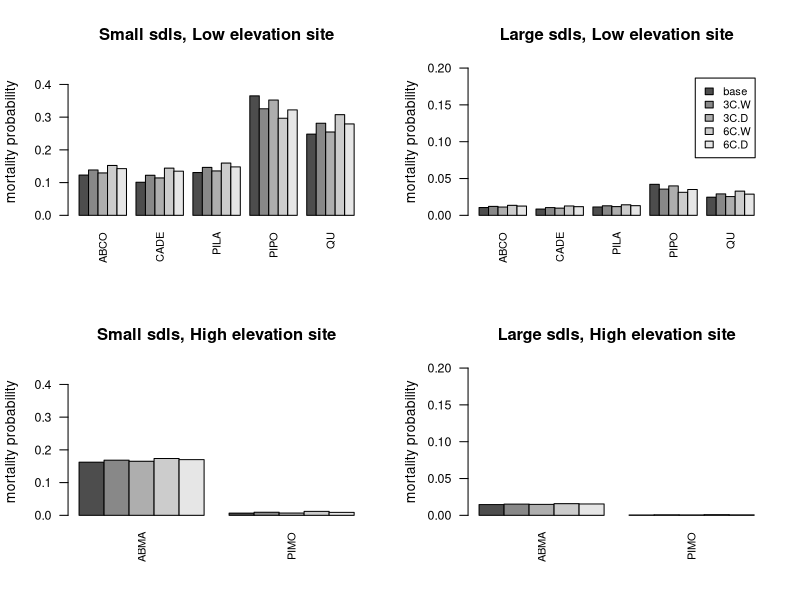

The R source for this figure:
###Projection of mortality rates under future climate conditions

allplots <- c('YOHOPIPO','BBBPIPO','CCRPIPO','CRCRPIPO','FFS7CONTROL','FFS6BURN','FFS5BURN','SU','FRPIJE','FFS2BURN','LMCC','LOTHAR','LOGSEGI','UPTHAR','LOLOG','UPLOG','LOGPIJE','SFTRABMA','WTABMA','POFLABMA','PGABMA','EMSLOPE','EMRIDGE')

nplots <- length(allplots)

years <- seq(1999,2008,by=1)

#####Logit function
inv.logit <- function(x){
	a <- exp(x)/(1+exp(x))
}

######Long-term climate data
bframe6 <- data.frame(read.table("climate_data_long.txt",header=T))
basin <- c(27,0,1,3,10,9,8,21,11,7,13,17,15,25,16,24,14,20,26,19,18,6,4) 


##Average climate by plot
est.yrs <- seq(1976,2013,by=1)
for(p in 1:nplots){
	q <- which(bframe6[,3]==basin[p])
	if(length(q)>0){
	clim.temp <- bframe6[q,]
	Plt <- rep(p,length(est.yrs))
	precip.all <- numeric(0); JulMax.all <- numeric(0)
	JanMin.all <- numeric(0); AvTemp.all <- numeric(0)
	snow.all <- numeric(0); CWD.all <- numeric(0)
	for(t in est.yrs){
		precip.all <- c(precip.all,sum(clim.temp[which(clim.temp[,1]==t),4]))
		snow.all <- c(snow.all,sum(clim.temp[which(clim.temp[,1]==t),9]))
		CWD.all <- c(CWD.all,sum(clim.temp[which(clim.temp[,1]==t),15]))
		JulMax.all <- c(JulMax.all,clim.temp[which(clim.temp[,1]==t & clim.temp[,2]==10),6])
		JanMin.all <- c(JanMin.all,clim.temp[which(clim.temp[,1]==t & clim.temp[,2]==4),7])
		AvTemp.all <- c(AvTemp.all,mean(clim.temp[which(clim.temp[,1]==t),8]))
	}
	
	plot.clim <- cbind(precip.all,JulMax.all,JanMin.all,AvTemp.all,snow.all,CWD.all)
	mn.plot.clim <- apply(plot.clim,2,mean)
	
	if(p==1) {
		Climate.all <- cbind(Plt,est.yrs,plot.clim)
		Climate.mean <- c(p,mn.plot.clim)
		}
	if(p>1) {
		Climate.all <- rbind(Climate.all,cbind(Plt,est.yrs,plot.clim))
		Climate.mean <- rbind(Climate.mean,c(p,mn.plot.clim))
		}
	}
}

rownames(Climate.mean) <- allplots

###Species-level mean climatic variables
ABCO.JMx <- mean(Climate.mean[c(1:17),3])/10
ABMA.JMx <- mean(Climate.mean[c(8,10:11,13,15:21,23),3])/10
CADE.JMx <- mean(Climate.mean[c(1:10,15:16),3])/10
PILA.JMx <- mean(Climate.mean[c(1:17),3])/10
PIMO.JMx <- mean(Climate.mean[c(9,19,22:23),3])/10
PIPO.JMx <- mean(Climate.mean[c(1:4,6),3])/10
QU.JMx <- mean(Climate.mean[c(1:4,6,8:9,16),3])/10
SEGI.JMx <- mean(Climate.mean[c(11,13,15),3])/10

Spp.JMx <- c(ABCO.JMx,ABMA.JMx,CADE.JMx,PILA.JMx,PIMO.JMx,PIPO.JMx,QU.JMx,SEGI.JMx)

ABCO.P <- mean(Climate.mean[c(1:17),1])/1000
ABMA.P <- mean(Climate.mean[c(8,10:11,13,15:21,23),1])/1000
CADE.P <- mean(Climate.mean[c(1:10,15:16),1])/1000
PILA.P <- mean(Climate.mean[c(1:17),1])/1000
PIMO.P <- mean(Climate.mean[c(9,19,22:23),1])/1000
PIPO.P <- mean(Climate.mean[c(1:4,6),1])/1000
QU.P <- mean(Climate.mean[c(1:4,6,8:9,16),1])/1000
SEGI.P <- mean(Climate.mean[c(11,13,15),1])/1000

Spp.P <- c(ABCO.P,ABMA.P,CADE.P,PILA.P,PIMO.P,PIPO.P,QU.P,SEGI.P)

##CRCRPIPO
C.JMx.30 <- 2.83
C.JMx.S12 <- 3.13 #3 degrees hotter
C.JMx.S34 <- 3.43 #6 degrees hotter
C.JMxD.S12 <- C.JMx.S12-C.JMx.30
C.JMxD.S34 <- C.JMx.S34-C.JMx.30

C.P.30 <- 0.992
C.P.S13 <- 0.794 #20% lower precip
C.P.S24 <- 1.389 #40% higher precip
C.PD.S13 <- C.P.S13-C.P.30
C.PD.S24 <- C.P.S24-C.P.30

##EMRIDGE
E.JMx.30 <- 1.73
E.JMx.S12 <- 2.03 #3 degrees hotter
E.JMx.S34 <- 2.33 #6 degrees hotter
E.JMxD.S12 <- E.JMx.S12-E.JMx.30
E.JMxD.S34 <- E.JMx.S34-E.JMx.30

E.P.30 <- 1.356
E.P.S13 <- 1.085 #20% lower precip
E.P.S24 <- 1.898 #40% higher precip
E.PD.S13 <- E.P.S13-E.P.30
E.PD.S24 <- E.P.S24-E.P.30

###Species
Spp <- c("ABCO","ABMA","CADE","PILA","PIMO","PIPO","QU","SEGI")
nspp <- length(Spp)

#####Logit function
inv.logit <- function(x){
	a <- exp(x)/(1+exp(x))
}

#######Survival, small/lg seedlings, 0.2 m2 BA, no fire
IS.beta <- c(4.09,-2.3,-0.83,0.27) #intercept, size
Spp.beta <- c(0.19,-0.24,0.46,0.09,2.51,-1.08,-0.8,0.74) #ABCO,ABMA,CADE,PILA,PIMO,PIPO,QU,SEGI
fire.beta <- c(-1.15,-0.91,-0.05,-4.35,-0.98,-0.75,-5.7,-3.47,-0.16)
MnJmx.D.Beta<-c(-0.37,-0.12,-0.63,-0.34,-0.83,0.45,-0.42,-0.14)# ABCO,ABMA,CADE,PILA,PIMO,PIPO,QU,SEGI;
P.D.Beta<-c(0.13,0.03,0.13,0.15,0.37,-0.2,0.23,0.34) #P.D: ABCO,ABMA,CADE,PILA,PIMO,PIPO,QU,SEGI;
BA.Beta<- -0.03

############All species

### CRCRPIPO, Small seedlings, 30 yr av., 4 change scenarios
Surv.C.S <- matrix(0,5,nspp)
 for(s in 1:nspp){
  Surv.C.S[1,s]<- inv.logit(IS.beta[1]+IS.beta[2] +Spp.beta[s]+MnJmx.D.Beta[s]*(C.JMx.30-Spp.JMx[s])+P.D.Beta[s]*(C.P.30-Spp.P[s])+BA.Beta*0.2)
  Surv.C.S[2,s]<- inv.logit(IS.beta[1]+IS.beta[2] +Spp.beta[s]+MnJmx.D.Beta[s]*(C.JMx.S12-Spp.JMx[s])+P.D.Beta[s]*(C.P.S13-Spp.P[s])+BA.Beta*0.2)
  Surv.C.S[3,s]<- inv.logit(IS.beta[1]+IS.beta[2] +Spp.beta[s]+MnJmx.D.Beta[s]*(C.JMx.S12-Spp.JMx[s])+P.D.Beta[s]*(C.P.S24-Spp.P[s])+BA.Beta*0.2)
  Surv.C.S[4,s]<- inv.logit(IS.beta[1]+IS.beta[2] +Spp.beta[s]+MnJmx.D.Beta[s]*(C.JMx.S34-Spp.JMx[s])+P.D.Beta[s]*(C.P.S13-Spp.P[s])+BA.Beta*0.2)
  Surv.C.S[5,s]<- inv.logit(IS.beta[1]+IS.beta[2] +Spp.beta[s]+MnJmx.D.Beta[s]*(C.JMx.S34-Spp.JMx[s])+P.D.Beta[s]*(C.P.S24-Spp.P[s])+BA.Beta*0.2)  
 } 

rownames(Surv.C.S)<-c("base","3C.W","3C.D","6C.W","6C.D")
colnames(Surv.C.S)<-Spp

Mort.C.S <- 1-Surv.C.S

### CRCRPIPO, Large seedlings, 30 yr av., 4 change scenarios
Surv.C.L <- matrix(0,5,nspp)
 for(s in 1:nspp){
    Surv.C.L[1,s]<- inv.logit(IS.beta[1]+IS.beta[4] +Spp.beta[s]+MnJmx.D.Beta[s]*(C.JMx.30-Spp.JMx[s])+P.D.Beta[s]*(C.P.30-Spp.P[s])+BA.Beta*0.2)
  Surv.C.L[2,s]<- inv.logit(IS.beta[1]+IS.beta[4] +Spp.beta[s]+MnJmx.D.Beta[s]*(C.JMx.S12-Spp.JMx[s])+P.D.Beta[s]*(C.P.S13-Spp.P[s])+BA.Beta*0.2)
  Surv.C.L[3,s]<- inv.logit(IS.beta[1]+IS.beta[4] +Spp.beta[s]+MnJmx.D.Beta[s]*(C.JMx.S12-Spp.JMx[s])+P.D.Beta[s]*(C.P.S24-Spp.P[s])+BA.Beta*0.2)
  Surv.C.L[4,s]<- inv.logit(IS.beta[1]+IS.beta[4] +Spp.beta[s]+MnJmx.D.Beta[s]*(C.JMx.S34-Spp.JMx[s])+P.D.Beta[s]*(C.P.S13-Spp.P[s])+BA.Beta*0.2)
  Surv.C.L[5,s]<- inv.logit(IS.beta[1]+IS.beta[4] +Spp.beta[s]+MnJmx.D.Beta[s]*(C.JMx.S34-Spp.JMx[s])+P.D.Beta[s]*(C.P.S24-Spp.P[s])+BA.Beta*0.2) 
 } 

rownames(Surv.C.L)<-c("base","3C.W","3C.D","6C.W","6C.D")
colnames(Surv.C.L)<-Spp

Mort.C.L <- 1-Surv.C.L

### EMRIDGE, Small seedlings, 30 yr av., 4 change scenarios
Surv.E.S <- matrix(0,5,nspp)
 for(s in 1:nspp){
  Surv.E.S[1,s]<- inv.logit(IS.beta[1]+IS.beta[2] +Spp.beta[s]+MnJmx.D.Beta[s]*(E.JMx.30-Spp.JMx[s])+P.D.Beta[s]*(E.P.30-Spp.P[s])+BA.Beta*0.2)
  Surv.E.S[2,s]<- inv.logit(IS.beta[1]+IS.beta[2] +Spp.beta[s]+MnJmx.D.Beta[s]*(E.JMx.S12-Spp.JMx[s])+P.D.Beta[s]*(E.P.S13-Spp.P[s])+BA.Beta*0.2) 
  Surv.E.S[3,s]<- inv.logit(IS.beta[1]+IS.beta[2] +Spp.beta[s]+MnJmx.D.Beta[s]*(E.JMx.S12-Spp.JMx[s])+P.D.Beta[s]*(E.P.S24-Spp.P[s])+BA.Beta*0.2)
  Surv.E.S[4,s]<- inv.logit(IS.beta[1]+IS.beta[2] +Spp.beta[s]+MnJmx.D.Beta[s]*(E.JMx.S34-Spp.JMx[s])+P.D.Beta[s]*(E.P.S13-Spp.P[s])+BA.Beta*0.2)
  Surv.E.S[5,s]<- inv.logit(IS.beta[1]+IS.beta[2] +Spp.beta[s]+MnJmx.D.Beta[s]*(E.JMx.S34-Spp.JMx[s])+P.D.Beta[s]*(E.P.S24-Spp.P[s])+BA.Beta*0.2)  
 } 

rownames(Surv.E.S)<-c("base","3C.W","3C.D","6C.W","6C.D")
colnames(Surv.E.S)<-Spp

Mort.E.S <- 1-Surv.E.S

### EMRIDGE, Large seedlings, 30 yr av., 4 change scenarios
Surv.E.L <- matrix(0,5,nspp)
 for(s in 1:nspp){
    Surv.E.L[1,s]<- inv.logit(IS.beta[1]+IS.beta[4] +Spp.beta[s]+MnJmx.D.Beta[s]*(E.JMx.30-Spp.JMx[s])+P.D.Beta[s]*(E.P.30-Spp.P[s])+BA.Beta*0.2)
  Surv.E.L[2,s]<- inv.logit(IS.beta[1]+IS.beta[4] +Spp.beta[s]+MnJmx.D.Beta[s]*(E.JMx.S12-Spp.JMx[s])+P.D.Beta[s]*(E.P.S13-Spp.P[s])+BA.Beta*0.2)
  Surv.E.L[3,s]<- inv.logit(IS.beta[1]+IS.beta[4] +Spp.beta[s]+MnJmx.D.Beta[s]*(E.JMx.S12-Spp.JMx[s])+P.D.Beta[s]*(E.P.S24-Spp.P[s])+BA.Beta*0.2)
  Surv.E.L[4,s]<- inv.logit(IS.beta[1]+IS.beta[4] +Spp.beta[s]+MnJmx.D.Beta[s]*(E.JMx.S34-Spp.JMx[s])+P.D.Beta[s]*(E.P.S13-Spp.P[s])+BA.Beta*0.2)
  Surv.E.L[5,s]<- inv.logit(IS.beta[1]+IS.beta[4] +Spp.beta[s]+MnJmx.D.Beta[s]*(E.JMx.S34-Spp.JMx[s])+P.D.Beta[s]*(E.P.S24-Spp.P[s])+BA.Beta*0.2)
 } 

rownames(Surv.E.L)<-c("base","3C.W","3C.D","6C.W","6C.D")
colnames(Surv.E.L)<-Spp

Mort.E.L <- 1-Surv.E.L

Mort.C.S <- Mort.C.S[,c(1,3,4,6,7)]
Mort.C.L <- Mort.C.L[,c(1,3,4,6,7)]
Mort.E.S <- Mort.E.S[,c(2,5)]
Mort.E.L <- Mort.E.L[,c(2,5)]

tiff("Figure4.tiff", width = 6, height = 6, units = 'in', res = 300, compression = 'lzw')
par(mfrow=c(2,2),las=2)
barplot(Mort.C.S,cex.names=0.8,cex.axis=0.9,ylab="mortality probability",main="Small sdls, Low elevation site",ylim=c(0,0.45),beside=TRUE)

barplot(Mort.C.L,cex.names=0.8,cex.axis=0.9,ylab="mortality probability",main="Large sdls, Low elevation site",ylim=c(0,0.2),beside=TRUE,legend=rownames(Mort.C.L),args.legend=list(cex=0.8))

barplot(Mort.E.S,cex.names=0.8,cex.axis=0.9,ylab="mortality probability",main="Small sdls, High elevation site",ylim=c(0,0.45),beside=TRUE)

barplot(Mort.E.L,cex.names=0.8,cex.axis=0.9,ylab="mortality probability",main="Large sdls, High elevation site",ylim=c(0,0.2),beside=TRUE)
dev.off()
